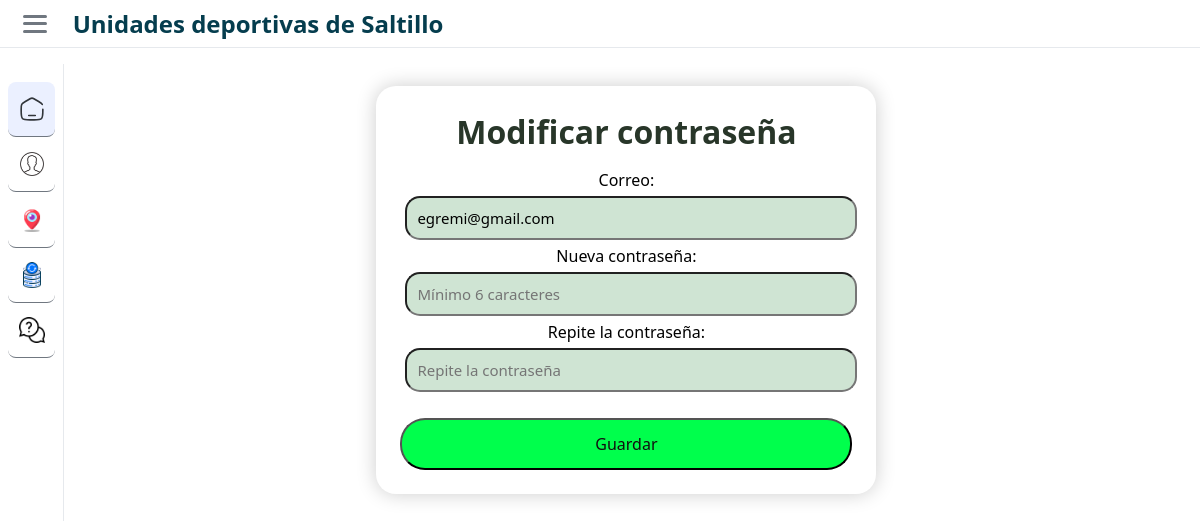
/modificar_acceso/ (signed in), run on an earlier commit of the app's database.
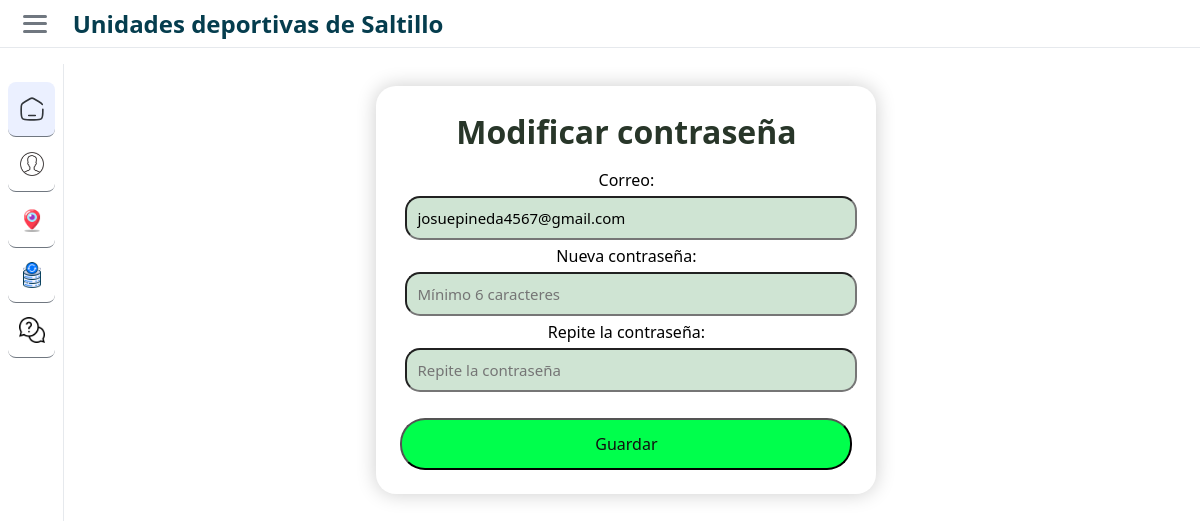
And on a later commit of the database.
### Aplicaciones/Visitas/models.py (models this page shows, shortened)
class RegistroUsuario(models.Model):
    nombre = models.CharField(max_length=100)
    fecha_nacimiento = models.DateField()
    edad = models.PositiveIntegerField()
    sexo = models.CharField(max_length=1)
    colonia = models.CharField(max_length=100)
    discapacidad = models.CharField(max_length=2, default='No')
    CURP = models.CharField(max_length=18, unique=True)
    estado_nacimiento = models.CharField(max_length=30, default='desconocido')
    correo_electronico = models.EmailField(unique=True)
    contraseña = models.CharField(max_length=100)
    codigo_hex = models.CharField(max_length=5, unique=True, blank=True, null=True)
    aviso_privacidad = models.BooleanField(default=False)
    verificado = models.BooleanField(default=False)

### Aplicaciones/Visitas/views.py (the view, shortened to what this page needs)
# urls.py: path('modificar_acceso/',modificar_acceso,name='modificar_acceso'),
def modificar_acceso(request):
    usuario_id = request.session.get('usuario_id')
    if not usuario_id:
        return redirect('principal')
    usuario = get_object_or_404(RegistroUsuario, id=usuario_id)
    return render(request, 'modificar_acceso.html', {
        'correo': usuario.correo_electronico
    })

### Aplicaciones/Visitas/templates/modificar_acceso.html (shortened to what this page needs)
{% extends 'principal.html' %}
{% block content %}
<div class="container" style="margin-top:6rem; margin-left:-0.2rem;">
  <form id="form" method="POST" action="{% url 'modificar_acceso' %}">
    <h2>Modificar contraseña</h2>
    <div class="input-grub">
      <label for="correo">Correo:</label>
      <input class="datos_c"
             type="email"
             name="correo"
             value="{{ correo }}"
             readonly>
      <label for="password">Nueva contraseña:</label>
      <input id="password" class="datos_c"
             type="password"
             name="password"
             placeholder="Mínimo 6 caracteres"
             required>
      <label for="password2">Repite la contraseña:</label>
      <input id="password2" class="datos_c"
             type="password"
             name="confirm_password"
             placeholder="Repite la contraseña"
             required>
      <div class="submit" style="margin-top:1rem;">
        <input class="btn" type="submit" value="Guardar">
      </div>
    </div>
  </form>
</div>
{% endblock %}

What changed in the data, as far as the page shows it:
changed RegistroUsuario: correo "egremi@gmail.com" → "josuepineda4567@gmail.com"
